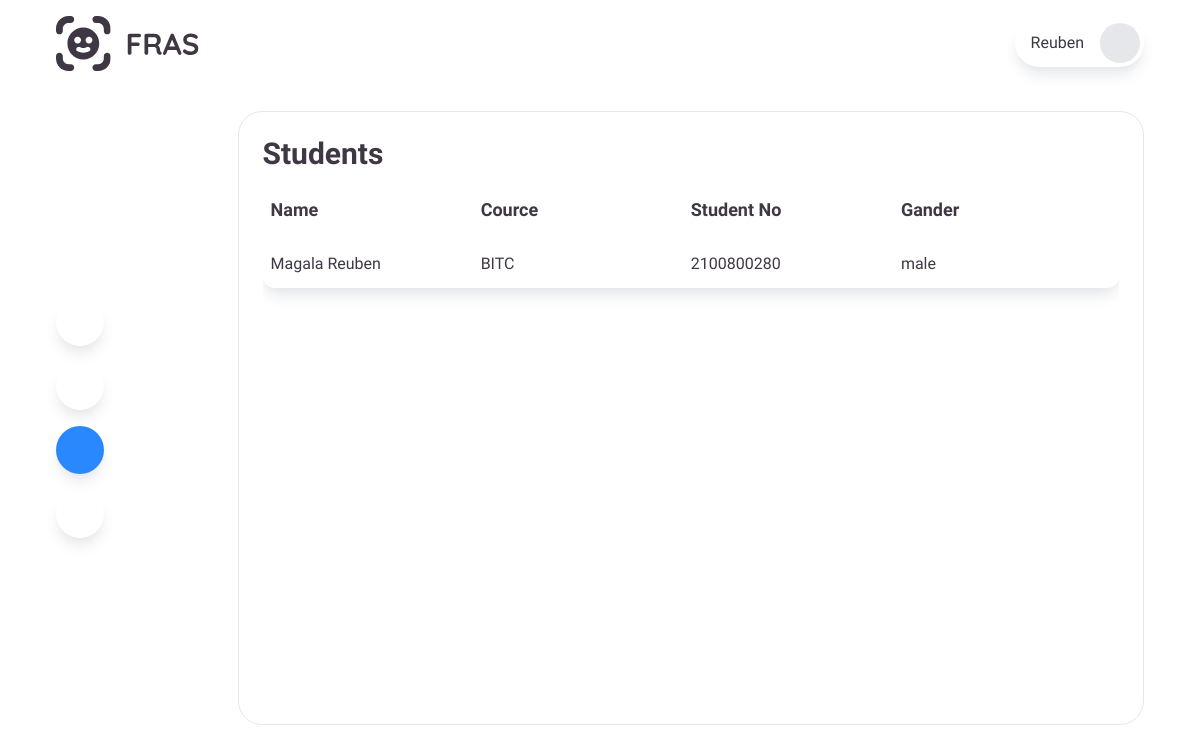
The app's page /students (signed in) with its own data.
### home/models.py (models this page shows, shortened)
class Student(models.Model):
    student_no = models.CharField(max_length=100)
    name = models.CharField(max_length=100)
    course = models.CharField(max_length=100)
    created_by = models.ForeignKey(User, on_delete=models.CASCADE, blank=True, null=True)
    gender = models.CharField(max_length=100)
    date_added = models.DateTimeField(auto_now_add=True)
    date_modified = models.DateTimeField(auto_now=True)

### home/views.py (the view)
# urls.py: path('students', students, name='students'),
def students(request):
    students = Student.objects.filter(created_by=request.user).order_by('-date_added')
    user = request.user
    return render(request, 'pages/students.html', {'students': students, 'user': user})

### theme/templates/pages/students.html (shortened to what this page needs)
{% load static %}
{% load static tailwind_tags %}
<!DOCTYPE html>
<html lang="en">
<head>
    <link href="/static/css/dist/output.css" rel="stylesheet">
</head>
<body>
    <div class="w-full py-4 h-dvh px-14">
        <div class="flex items-center justify-between w-full">
            <div class="">
                <img src="{% static '/assets/atvault.svg' %}" alt="" class="w-36">
            </div>
            <div class="flex items-center justify-center px-1 py-1 rounded-full shadow-lg shadow-gray-200">
                <div class="flex items-center gap-2">
                    <p class="ml-3 capitalize">{{user.username}}</p>
                    <form action="logout">
                    <button type="submit" title="Log out" class="flex items-center justify-center w-10 h-10 bg-gray-200 rounded-full text-lg hover:bg-red-200 hover:text-red-500"></button>
                    </form>
                </div>
            </div>
        </div>
        <div class="flex items-center gap-10 mt-10 h-4/5">
            <div class="flex flex-col gap-4">
                <span class="flex items-center gap-3 group"><a href="home"><button type="button" class="flex items-center justify-center w-12 h-12 text-lg rounded-full shadow-lg shadow-gray-200 hover:bg-myBlue hover:text-white"></button></a><p class="text-white group-hover:text-myBlack sele">Capture</p></span>
                <span class="flex items-center gap-3 group"><a href="attendance"><button type="button" class="flex items-center justify-center w-12 h-12 text-lg rounded-full shadow-lg shadow-gray-200 hover:bg-myBlue hover:text-white"></button></a><p class="text-white group-hover:text-myBlack sele">Attendance</p></span>
                <span class="flex items-center gap-3 group"><a href="students"><button type="button" class="flex items-center justify-center w-12 h-12 text-lg text-white rounded-full shadow-lg shadow-gray-200 bg-myBlue"></button></a><p class="text-white group-hover:text-myBlack sele">Students</p></span>
                <span class="flex items-center gap-3 group"><a href="add_student"><button type="button" class="flex items-center justify-center w-12 h-12 text-lg rounded-full shadow-lg shadow-gray-200 hover:bg-myBlue hover:text-white"></button></a><p class="text-white group-hover:text-myBlack sele">Add</p></span>
            </div>
            <div class="w-full h-full p-6 border border-gray-200 rounded-3xl">
                <div class="mb-6">
                    <h1 class="text-3xl font-bold">Students</h1>
                </div>
                <div class="w-full h-full">
                    <div class="grid w-full grid-cols-4 px-2 mb-4 text-lg font-bold">
                        <span><h1>Name</h1></span>
                        <span><h1>Cource</h1></span>
                        <span><h1>Student No</h1></span>
                        <span><h1>Gander</h1></span>
                    </div>
                    <div class="overflow-y-scroll h-4/5">
                        {% for student in students %}
                        <div class="grid w-full grid-cols-4 px-2 py-3 mb-4 bg-white shadow-lg shadow-gray-200 rounded-xl">
                            <span class="capitalize">{{student.name}}</span>
                            <span>{{student.course}}</span>
                            <span>{{student.student_no}}</span>
                            <span>{{student.gender}}</span>
                        </div>
                        {% endfor %}
                    </div>
                </div>
            </div>
        </div>
    </div>
</body>
</html>

### records on screen
Student: name "Magala Reuben", course "BITC", student_no "2100800280", gender "male"

### other values on screen
{{ user.username }} "Reuben"
